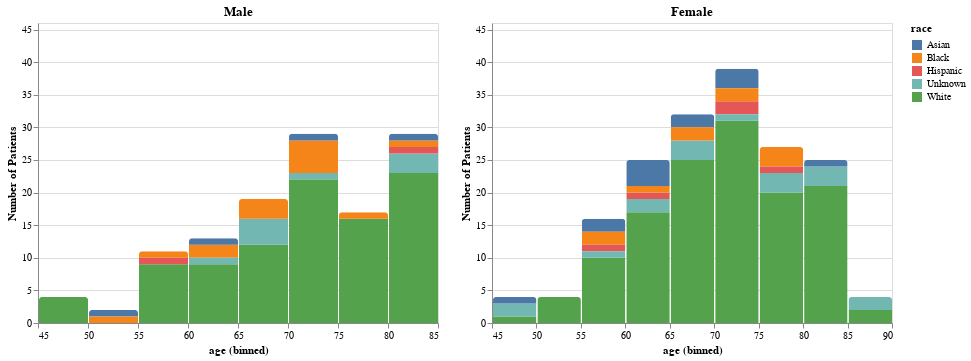

The notebook cell saved with this chart:
### Code cell
male = alt.Chart(demo_stage.loc[demo_stage['gender'] == 'Male'], title="Male").mark_bar(
    cornerRadiusTopLeft=3,
    cornerRadiusTopRight=3
).encode(
    x=alt.X('age:Q', bin=True),
    y=alt.Y('count():Q', scale=alt.Scale(
        domain=(0, 46)), title='Number of Patients'),
    color='race:N'
)

female = alt.Chart(demo_stage.loc[demo_stage['gender'] == 'Female'], title="Female").mark_bar(
    cornerRadiusTopLeft=3,
    cornerRadiusTopRight=3
).encode(
    x=alt.X('age:Q', bin=True),
    y=alt.Y('count():Q', scale=alt.Scale(
        domain=(0, 46)), title='Number of Patients'),
    color='race:N'
)

male | female

### Figure 1 — Vega-Lite specification as saved in the notebook (floating-point values rounded to 4 significant figures; data arrays with more than 128 entries replaced by an {"elided": "..."} marker saying what was removed)
{"config": {"view": {"continuousWidth": 400, "continuousHeight": 300}}, "hconcat": [{"data": {"name": "data-d1069766b937429f05117361f9546165"}, "mark": {"type": "bar", "cornerRadiusTopLeft": 3, "cornerRadiusTopRight": 3}, "encoding": {"color": {"type": "nominal", "field": "race"}, "x": {"type": "quantitative", "bin": true, "field": "age"}, "y": {"type": "quantitative", "aggregate": "count", "scale": {"domain": [0, 46]}, "title": "Number of Patients"}}, "title": "Male"}, {"data": {"name": "data-84cead9a2e77f1728dbc7c3331751c8b"}, "mark": {"type": "bar", "cornerRadiusTopLeft": 3, "cornerRadiusTopRight": 3}, "encoding": {"color": {"type": "nominal", "field": "race"}, "x": {"type": "quantitative", "bin": true, "field": "age"}, "y": {"type": "quantitative", "aggregate": "count", "scale": {"domain": [0, 46]}, "title": "Number of Patients"}}, "title": "Female"}], "$schema": "https://vega.github.io/schema/vega-lite/v4.8.1.json", "datasets": {"data-d1069766b937429f05117361f9546165": [{"id": 0, "race": "Unknown", "gender": "Male", "age": 70, "Stage_Progress": true}, {"id": 3, "race": "White", "gender": "Male", "age": 74, "Stage_Progress": false}, {"id": 5, "race": "Black", "gender": "Male", "age": 73, "Stage_Progress": false}, {"id": 10, "race": "White", "gender": "Male", "age": 66, "Stage_Progress": true}, {"id": 15, "race": "White", "gender": "Male", "age": 84, "Stage_Progress": true}, {"id": 19, "race": "White", "gender": "Male", "age": 64, "Stage_Progress": true}, {"id": 22, "race": "White", "gender": "Male", "age": 70, "Stage_Progress": false}, {"id": 24, "race": "White", "gender": "Male", "age": 73, "Stage_Progress": false}, {"id": 27, "race": "White", "gender": "Male", "age": 78, "Stage_Progress": true}, {"id": 28, "race": "White", "gender": "Male", "age": 81, "Stage_Progress": false}, {"id": 32, "race": "Black", "gender": "Male", "age": 71, "Stage_Progress": true}, {"id": 36, "race": "White", "gender": "Male", "age": 75, "Stage_Progress": false}, {"id": 39, "race": "Black", "gender": "Male", "age": 58, "Stage_Progress": true}, {"id": 42, "race": "White", "gender": "Male", "age": 74, "Stage_Progress": true}, {"id": 47, "race": "White", "gender": "Male", "age": 76, "Stage_Progress": false}, {"id": 49, "race": "White", "gender": "Male", "age": 66, "Stage_Progress": false}, {"id": 50, "race": "White", "gender": "Male", "age": 73, "Stage_Progress": true}, {"id": 53, "race": "White", "gender": "Male", "age": 79, "Stage_Progress": false}, {"id": 54, "race": "White", "gender": "Male", "age": 80, "Stage_Progress": false}, {"id": 55, "race": "White", "gender": "Male", "age": 46, "Stage_Progress": false}, {"id": 57, "race": "White", "gender": "Male", "age": 67, "Stage_Progress": true}, {"id": 58, "race": "White", "gender": "Male", "age": 79, "Stage_Progress": true}, {"id": 59, "race": "White", "gender": "Male", "age": 59, "Stage_Progress": false}, {"id": 60, "race": "White", "gender": "Male", "age": 73, "Stage_Progress": false}, {"id": 62, "race": "White", "gender": "Male", "age": 82, "Stage_Progress": false}, {"id": 64, "race": "White", "gender": "Male", "age": 82, "Stage_Progress": false}, {"id": 66, "race": "White", "gender": "Male", "age": 79, "Stage_Progress": false}, {"id": 70, "race": "White", "gender": "Male", "age": 79, "Stage_Progress": true}, {"id": 72, "race": "White", "gender": "Male", "age": 81, "Stage_Progress": true}, {"id": 78, "race": "White", "gender": "Male", "age": 82, "Stage_Progress": false}, {"id": 79, "race": "White", "gender": "Male", "age": 76, "Stage_Progress": false}, {"id": 81, "race": "White", "gender": "Male", "age": 63, "Stage_Progress": true}, {"id": 82, "race": "White", "gender": "Male", "age": 83, "Stage_Progress": false}, {"id": 83, "race": "White", "gender": "Male", "age": 49, "Stage_Progress": false}, {"id": 85, "race": "Hispanic", "gender": "Male", "age": 58, "Stage_Progress": true}, {"id": 86, "race": "White", "gender": "Male", "age": 48, "Stage_Progress": true}, {"id": 88, "race": "Unknown", "gender": "Male", "age": 66, "Stage_Progress": true}, {"id": 90, "race": "White", "gender": "Male", "age": 80, "Stage_Progress": false}, {"id": 93, "race": "White", "gender": "Male", "age": 74, "Stage_Progress": false}, {"id": 97, "race": "White", "gender": "Male", "age": 59, "Stage_Progress": true}, {"id": 104, "race": "White", "gender": "Male", "age": 57, "Stage_Progress": true}, {"id": 105, "race": "White", "gender": "Male", "age": 68, "Stage_Progress": false}, {"id": 106, "race": "Asian", "gender": "Male", "age": 52, "Stage_Progress": true}, {"id": 107, "race": "Black", "gender": "Male", "age": 78, "Stage_Progress": false}, {"id": 108, "race": "Black", "gender": "Male", "age": 82, "Stage_Progress": false}, {"id": 110, "race": "Unknown", "gender": "Male", "age": 85, "Stage_Progress": true}, {"id": 113, "race": "White", "gender": "Male", "age": 80, "Stage_Progress": true}, {"id": 121, "race": "White", "gender": "Male", "age": 76, "Stage_Progress": false}, {"id": 126, "race": "White", "gender": "Male", "age": 74, "Stage_Progress": false}, {"id": 128, "race": "White", "gender": "Male", "age": 78, "Stage_Progress": false}, {"id": 129, "race": "Black", "gender": "Male", "age": 72, "Stage_Progress": true}, {"id": 130, "race": "White", "gender": "Male", "age": 61, "Stage_Progress": true}, {"id": 131, "race": "White", "gender": "Male", "age": 85, "Stage_Progress": false}, {"id": 132, "race": "Black", "gender": "Male", "age": 62, "Stage_Progress": false}, {"id": 133, "race": "White", "gender": "Male", "age": 77, "Stage_Progress": false}, {"id": 135, "race": "White", "gender": "Male", "age": 84, "Stage_Progress": false}, {"id": 137, "race": "Hispanic", "gender": "Male", "age": 80, "Stage_Progress": false}, {"id": 141, "race": "White", "gender": "Male", "age": 79, "Stage_Progress": false}, {"id": 142, "race": "White", "gender": "Male", "age": 84, "Stage_Progress": true}, {"id": 145, "race": "White", "gender": "Male", "age": 64, "Stage_Progress": true}, {"id": 146, "race": "White", "gender": "Male", "age": 74, "Stage_Progress": true}, {"id": 151, "race": "White", "gender": "Male", "age": 76, "Stage_Progress": false}, {"id": 155, "race": "White", "gender": "Male", "age": 71, "Stage_Progress": true}, {"id": 158, "race": "Black", "gender": "Male", "age": 72, "Stage_Progress": false}, {"id": 159, "race": "White", "gender": "Male", "age": 64, "Stage_Progress": true}, {"id": 161, "race": "Unknown", "gender": "Male", "age": 67, "Stage_Progress": false}, {"id": 163, "race": "White", "gender": "Male", "age": 61, "Stage_Progress": true}, {"id": 164, "race": "White", "gender": "Male", "age": 84, "Stage_Progress": false}, {"id": 165, "race": "White", "gender": "Male", "age": 76, "Stage_Progress": true}, {"id": 166, "race": "Unknown", "gender": "Male", "age": 64, "Stage_Progress": false}, {"id": 171, "race": "White", "gender": "Male", "age": 64, "Stage_Progress": false}, {"id": 172, "race": "White", "gender": "Male", "age": 77, "Stage_Progress": false}, {"id": 173, "race": "White", "gender": "Male", "age": 70, "Stage_Progress": false}, {"id": 175, "race": "White", "gender": "Male", "age": 73, "Stage_Progress": false}, {"id": 176, "race": "White", "gender": "Male", "age": 71, "Stage_Progress": true}, {"id": 177, "race": "White", "gender": "Male", "age": 63, "Stage_Progress": true}, {"id": 179, "race": "White", "gender": "Male", "age": 82, "Stage_Progress": false}, {"id": 180, "race": "White", "gender": "Male", "age": 68, "Stage_Progress": false}, {"id": 182, "race": "White", "gender": "Male", "age": 67, "Stage_Progress": true}, {"id": 187, "race": "White", "gender": "Male", "age": 73, "Stage_Progress": false}, {"id": 190, "race": "Black", "gender": "Male", "age": 62, "Stage_Progress": false}, {"id": 191, "race": "White", "gender": "Male", "age": 56, "Stage_Progress": false}, {"id": 194, "race": "Unknown", "gender": "Male", "age": 67, "Stage_Progress": true}, {"id": 197, "race": "Black", "gender": "Male", "age": 69, "Stage_Progress": true}, {"id": 201, "race": "White", "gender": "Male", "age": 83, "Stage_Progress": true}, {"id": 206, "race": "White", "gender": "Male", "age": 81, "Stage_Progress": false}, {"id": 207, "race": "Unknown", "gender": "Male", "age": 66, "Stage_Progress": true}, {"id": 208, "race": "White", "gender": "Male", "age": 47, "Stage_Progress": true}, {"id": 209, "race": "White", "gender": "Male", "age": 68, "Stage_Progress": true}, {"id": 210, "race": "White", "gender": "Male", "age": 56, "Stage_Progress": true}, {"id": 220, "race": "White", "gender": "Male", "age": 68, "Stage_Progress": false}, {"id": 221, "race": "White", "gender": "Male", "age": 57, "Stage_Progress": true}, {"id": 222, "race": "Asian", "gender": "Male", "age": 63, "Stage_Progress": true}, {"id": 223, "race": "White", "gender": "Male", "age": 63, "Stage_Progress": false}, {"id": 225, "race": "White", "gender": "Male", "age": 79, "Stage_Progress": false}, {"id": 228, "race": "White", "gender": "Male", "age": 84, "Stage_Progress": true}, {"id": 231, "race": "Unknown", "gender": "Male", "age": 80, "Stage_Progress": true}, {"id": 233, "race": "Black", "gender": "Male", "age": 65, "Stage_Progress": false}, {"id": 234, "race": "White", "gender": "Male", "age": 84, "Stage_Progress": true}, {"id": 236, "race": "White", "gender": "Male", "age": 83, "Stage_Progress": false}, {"id": 237, "race": "White", "gender": "Male", "age": 74, "Stage_Progress": true}, {"id": 242, "race": "White", "gender": "Male", "age": 69, "Stage_Progress": false}, {"id": 247, "race": "Black", "gender": "Male", "age": 67, "Stage_Progress": false}, {"id": 251, "race": "White", "gender": "Male", "age": 70, "Stage_Progress": true}, {"id": 253, "race": "White", "gender": "Male", "age": 81, "Stage_Progress": false}, {"id": 254, "race": "White", "gender": "Male", "age": 58, "Stage_Progress": false}, {"id": 256, "race": "White", "gender": "Male", "age": 66, "Stage_Progress": true}, {"id": 257, "race": "White", "gender": "Male", "age": 74, "Stage_Progress": true}, {"id": 259, "race": "White", "gender": "Male", "age": 66, "Stage_Progress": true}, {"id": 267, "race": "White", "gender": "Male", "age": 71, "Stage_Progress": true}, {"id": 271, "race": "White", "gender": "Male", "age": 55, "Stage_Progress": true}, {"id": 272, "race": "Asian", "gender": "Male", "age": 72, "Stage_Progress": false}, {"id": 273, "race": "White", "gender": "Male", "age": 68, "Stage_Progress": false}, {"id": 276, "race": "White", "gender": "Male", "age": 57, "Stage_Progress": false}, {"id": 281, "race": "Black", "gender": "Male", "age": 51, "Stage_Progress": true}, {"id": 282, "race": "White", "gender": "Male", "age": 74, "Stage_Progress": false}, {"id": 285, "race": "White", "gender": "Male", "age": 81, "Stage_Progress": false}, {"id": 286, "race": "White", "gender": "Male", "age": 85, "Stage_Progress": false}, {"id": 288, "race": "White", "gender": "Male", "age": 74, "Stage_Progress": true}, {"id": 290, "race": "White", "gender": "Male", "age": 70, "Stage_Progress": false}, {"id": 293, "race": "White", "gender": "Male", "age": 72, "Stage_Progress": false}, {"id": 294, "race": "Black", "gender": "Male", "age": 72, "Stage_Progress": false}, {"id": 297, "race": "Unknown", "gender": "Male", "age": 80, "Stage_Progress": true}, {"id": 299, "race": "Asian", "gender": "Male", "age": 84, "Stage_Progress": false}], "data-84cead9a2e77f1728dbc7c3331751c8b": {"elided": "176 records"}}}
